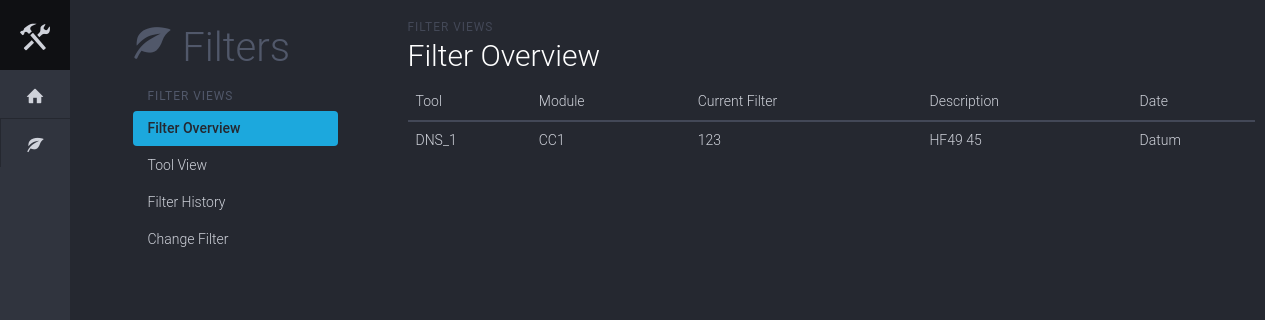
Before: /filters/ with the older database file.
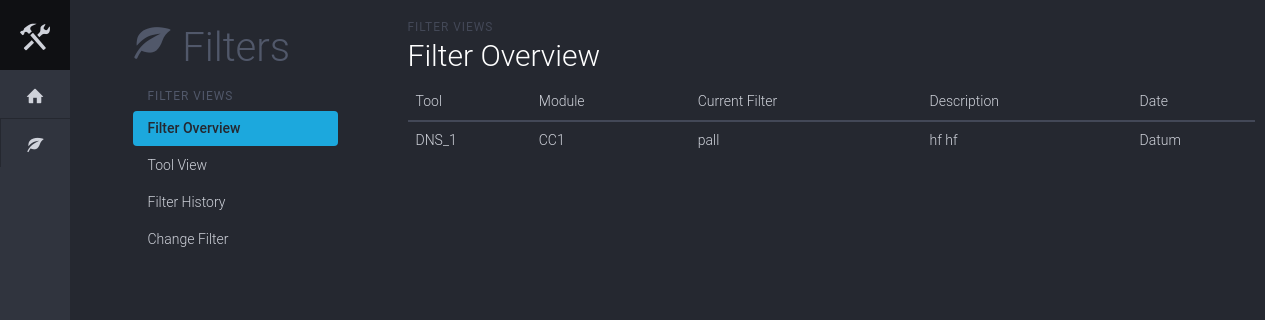
After: the same page with the newer database file.
### filter_app/models.py (models this page shows)
class Module(models.Model):
	name = models.CharField(max_length=32, unique=True)
	main_tool = models.ForeignKey(Tool)
	current_filter = models.ForeignKey(Filter, related_name='+')
	previous_filter = models.ForeignKey(Filter, related_name='+', null=True) # No backwards relation!
	chemistry = models.ManyToManyField(Chemistry, related_name='modules')
	class Meta:
		app_label = 'filter_app'
		verbose_name = 'module'
		verbose_name_plural = 'modules'
	def __unicode__(self):
		return self.name
	def __str__(self):
		return self.main_tool.name + '-' +self.name

class Filter(models.Model):
	product_code = models.CharField(max_length=255, unique=True)
	manufacturer = models.CharField(max_length=255)
	pore_size = models.CharField(max_length=32)
	class Meta:
		app_label = 'filter_app'
		verbose_name = 'filter'
		verbose_name_plural = 'filters'
	def __unicode__(self):
		return self.product_code
	def __str__(self):
		return self.product_code

class Chemistry(models.Model):
	name = models.CharField(max_length=32)
	concentration = models.CharField(max_length=32)
	class Meta:
		app_label = 'filter_app'
		verbose_name = 'chemistry'
		verbose_name_plural = 'chemicals'
	def __unicode__(self):
		return str(self.name) + ' ' + str(self.concentration)
	def __str__(self):
		return str(self.name) + ' ' + str(self.concentration)
	def description(self):
		return str(self.name) + ' ' + str(self.concentration)

class Tool(models.Model):
	CR_CHOICES = (
	    ('FAB1', 'FAB1'),
	    ('FAB2', 'FAB2'),
	)
	name = models.CharField(max_length=8, unique=True)
	cleanroom = models.CharField(max_length=16, choices=CR_CHOICES, default='FAB1', null=True)
	class Meta:
		app_label = 'filter_app'
		verbose_name = 'tool'
		verbose_name_plural = 'tools'
		ordering = ['cleanroom', 'name', ]
	def __unicode__(self):
		return self.name
	def __str__(self):
		return self.name

### filter_app/views.py (the view)
class OverviewPage(ListView):
	model = models.Module
	context_object_name = 'module_list'
	template_name = 'overview.html'
	def get_queryset(self):
		return self.model.objects.all().prefetch_related()

### filter_app/templatetags/filter_tags.py (called while the page is built)
@register.tag
def active(parser, token):
    try:
        args = token.split_contents()
        print 'args: ' + str(args[1]) + ' ' + str(args[2])
        return ActiveUrlNode(args[1], args[2])
    except ValueError:
        raise template.TemplateSyntaxError, "%r tag requires at least 2 arguments" % token.contents.split()[0]

    def render(self, context):
        request = self.request.resolve(context)
        any_of = False
        try:
            url = resolve(request.path_info)
            print 'url: ' + str(url.url_name)
            url_name = url.url_name
            print 'url name-- ' + str(url_name)
            print 'den andere-- ' + str(self.names)
            if url_name == self.names:
                print 'jeeeeej'
                any_of=True
            else:
                print 'tis ni waar '
            '''for n in self.names:
                name = n.resolve(context)
                if url_name.startswith(name):
                    any_of = True
                    break'''
        except:
            print "Cannot resolve %s" % request.path_info
        return self.return_value if any_of else ''

### filter_app/templates/overview.html (shortened to what this page needs)
{% extends 'layout.html' %}
{% load staticfiles %}
{% block extra_css %}
	<link rel="stylesheet" href="{% static 'css/style.css' %}">
{% endblock extra_css %}
{% block content %}
	<div class="container">
		<div class="row">
			<div class="col-sm-9 col-xs-12 content">
				<div class="dashhead">
					<div class="dashhead-titles">
						<h6 class="dashhead-subtitle">Filter Views</h6>
						<h2 class="dashhead-title">Filter Overview</h2>
					</div>
				</div>
				<div class="table-full">
					<div class="table-responsive">
						<table class="table" data-sort="table">
							<thead>
								<tr>
									<th class="header">Tool</th>
									<th class="header">Module</th>
									<th class="header">Current Filter</th>
									<th class="header">Description</th>
									<th class="header">Date</th>
								</tr>
							</thead>
							<tbody>
								{% for module in module_list %}
								<tr>
									<td>
										{{ module.main_tool.name }}
									</td>
									<td>
										{{ module.name }}
									</td>
									<td>
										{{  module.current_filter.product_code }}
									</td>
									<td>
										{% for chem in module.chemistry.all %}
											{{ chem }}
										{% endfor %}
									</td>
									<td>
										Datum
									</td>
								</tr>
								{% endfor %}
							</tbody>
						</table>
					</div>
				</div>
			</div>
		</div>
	</div>
{% endblock content %}

Changed rows visible on the page:
changed through a linked row, Module "CC1": current_filter.product_code "123" → "pall"
changed Chemistry: name+concentration "HF49 45" → "hf hf"
